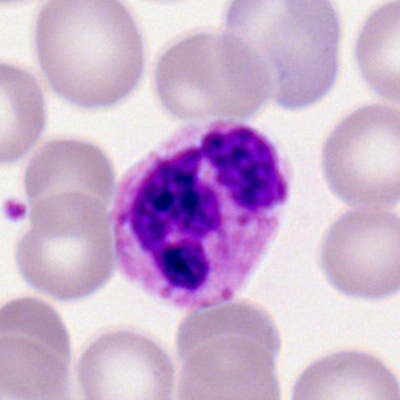
#> input picture module2/data/BAS_0001.tiff, 400 x 400 px, found by its file name
$ jupyter execute morphological_operations.ipynb
#> lines starting #> are read from the running program, lines starting #| are printed output that depends on the picture; after the words box and inside, x2 and y2 are one past the last pixel; in counts of white or black regions, pixels touching at a corner belong together
# Morphological operations

This part of the course is about operations to analyse shapes and form of objects.

Run the code making sure you understand the syntax. Complete the parts marked **TODO** either in the text or in the code.

## Setup

First, we need to import some packages so that their functions are available to us.

[cell 1]
import os                       # operating system operations like file paths etc
import numpy as np              # multidimensional arrays, linear algebra
from skimage import morphology  # morphological operations
from skimage import io          # to load and save data
from skimage import color       # color conversion utilities
from skimage.util import invert   # invert an image (if binary, black->white, white->black)
from skimage import img_as_ubyte # Convert an image to 8-bits
from skimage.filters import threshold_otsu # Otsu's thresholding method
import matplotlib.pyplot as plt # plotting


#path_to_images= './data'    # Local: where the images are relative to this notebook
path_to_images= os.path.join('Module2','data')    # Nuvolos: where the images are relative to this notebook

## Data loading and exploration

The data for this notebook is from the [Munich AML Morphology Dataset](https://www.cancerimagingarchive.net/collection/aml-cytomorphology_lmu/), which consists of single-cell images taken from blood of patients with Acute Myeloid Leukemia at the Münich University Hospital, using a digital microscope. Here, we're using an image of a basophil, a type of white blood cell (leukocyte).

So, let's load the image and look at it.

[cell 2]
# Load the Basophil image
image_file = os.path.join(path_to_images, 'BAS_0001.tiff')
img = io.imread(image_file)
#> img is the input picture: shape (400, 400, 4); mean R, G, B, A 202, 174.5, 207.8, 255
#print(img.shape)
img = np.delete(img,3,2) # remove the last channel (alpha)
#> img: shape (400, 400, 3)
#print(img.shape)

# Display the image
plt.figure()
plt.imshow(img)
plt.title('Original image')

## Image preprocessing

Morphological operations typically work on binary data (zeros = black pixels and ones = white pixels ), but here we have a color image. So let's convert to grayscale first, and then binarize the image.

[cell 3]
# Convert image to grayscale
gray_img = color.rgb2gray(img)
gray_img = invert(gray_img) # invert the image so that the cells are white
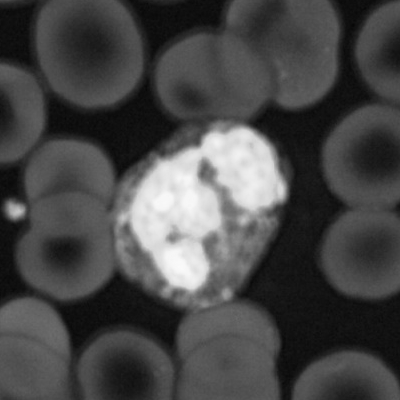
#> gray_img: shape (400, 400) float64; min 0.0289, max 0.982, mean 0.283
plt.imshow(gray_img)
plt.show()

# Binarize the grayscale image with a threshold
threshold = 0.4          # TODO Experiment with this your desired threshold value
binary_img = gray_img > threshold
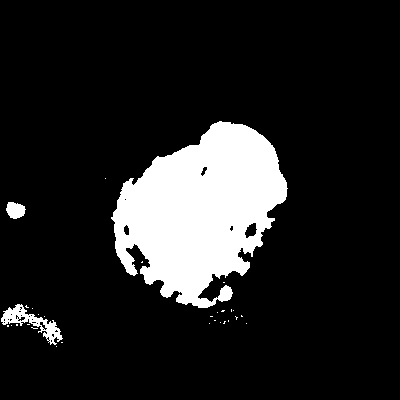
#> binary_img: shape (400, 400) bool; 13.5% white; 30 white regions (27 under 20 px), largest, box (x1, y1, x2, y2) and area: (111, 121, 288, 308) 20505, (1, 304, 63, 345) 766, (6, 202, 26, 219) 249
plt.imshow(binary_img)
plt.show()

# TODO try Otsu thresholding

**TODO**: Experiment with changing the threshold between 0 and 1, and observe the results. What happens with a threshold at 0.3? 0.4? 0.5? 0.6 ?

As you can see, it's not trivial to get the right threshold that shows only the basophil we are interested in, in the center of the image.

**TODO**: use Otsu thresholding from the scikit-image `filters` module, read the documentation [here](https://scikit-image.org/docs/stable/api/skimage.filters.html#skimage.filters.threshold_otsu)

## Structuring Elements

Let's examine how to create and display structuring elements.
The doc for this part is found in [skimage.morphology](https://scikit-image.org/docs/stable/api/skimage.morphology.html). Note that skimage calls SEs "footprints".

[cell 4]
# Let's  create a 3x3 square structuring element (SE). The set of the SE are the pixels that are 1.
se_size=(3,3)
my_se=morphology.footprint_rectangle(se_size)
print(f'Created structuring element of shape {my_se.shape}') # SEs are just numpy arrays

# Display SE with pixel boundaries
plt.pcolormesh(my_se, edgecolors='gray', linewidth=2, vmin=0, vmax=1,cmap='gray')
plt.xticks(np.arange(0, my_se.shape[1]))
plt.yticks(np.arange(0, my_se.shape[0]))
ax = plt.gca()
ax.set_aspect('equal')  # make image square
ax.invert_yaxis()       # match numpy convention top left is (0,0)

**TODO** create a disk SE (morphology.disk) and display it. Copy-paste the code from above and modify it.

## Erosion

We have a binary image, we have a structuring element, let's try eroding the image!

[cell 5]
# create a square 3x3 SE
se_size=(3,3)
my_se=morphology.footprint_rectangle(se_size)
print('SE')
print(my_se)


# Erode the binary image with the SE
eroded_img = morphology.erosion(binary_img, footprint=my_se)
#> eroded_img: shape (400, 400) bool; 12.3% white; 12 white regions (6 under 20 px), largest, box (x1, y1, x2, y2) and area: (113, 122, 286, 307) 19102, (7, 203, 24, 218) 179, (4, 305, 28, 323) 135, (219, 287, 231, 300) 114, (46, 323, 56, 339) 79, (34, 318, 42, 322) 20

# look at the result
fig, (ax1, ax2) = plt.subplots(1, 2, figsize=(10,4))
ax1.imshow(binary_img, cmap='gray')
ax1.set_title('Original')
ax1.axis('off')

ax2.imshow(eroded_img, cmap='gray')
ax2.set_title('Eroded')
ax2.axis('off')

plt.show()

print(f'The eroded image has {np.count_nonzero(eroded_img)} white pixels')
#| The eroded image has 19665 white pixels

**TODO**: experiment with various sizes of the structuring element (3,4,5,6...), as well as shapes. What works best to remove small blobs while preserving most of the basophil?

**TODO**: go back to your threshold choice. What is your optimal combination of threshold, SE shape, and SE size to recover most of the basophil, and the basophil alone?

## Dilation

We have seen that you can remove unwanted blobs with erosion. Now let's try dilation.

[cell 6]
# create a square 3x3 SE
se_size=(3,3)
my_se=morphology.footprint_rectangle(se_size)
print('SE')
print(my_se)


# Dilate the binary image with the SE
dilated_img = morphology.dilation(binary_img, footprint=my_se)
#> dilated_img: shape (400, 400) bool; 14.7% white; 15 white regions (8 under 20 px), largest, box (x1, y1, x2, y2) and area: (110, 120, 289, 309) 21792, (0, 303, 64, 348) 1278, (5, 201, 27, 220) 328

# look at the result
fig, (ax1, ax2) = plt.subplots(1, 2, figsize=(10,4))
ax1.imshow(binary_img, cmap='gray')
ax1.set_title('Original')
ax1.axis('off')

ax2.imshow(dilated_img, cmap='gray')
ax2.set_title('Dilated')
ax2.axis('off')

plt.show()

print(f'The dilated image has {np.count_nonzero(dilated_img)} white pixels')
#| The dilated image has 23593 white pixels

**TODO**: experiment with various sizes of the structuring element (3,4,5,6...), as well as shapes. What works best to close the holes in the basophil?

**TODO**: go back to your threshold choice. What is your optimal combination of threshold, SE shape, and SE size to recover most of the basophil, and the basophil alone?

Now, we can try to estimate the size of the basophil. We can count the number of white pixels (non-zero) as already implemented in the code above.

**TODO** Assuming the basophil is circular, that all pixels are part of the basophil, and using the formula `A = $\pi r^2$', where A is the area or surface, do you have enough data to estimate the diameter of the basophil (typically around 15 $\mu m$) ? Why or why not?

## Opening
Opening allows us to remove small objects from the foreground while preserving the size of the object of interest.

[cell 7]
# create a square 3x3 SE
se_size=(3,3)
my_se=morphology.footprint_rectangle(se_size)
print('SE')
print(my_se)


# Open the binary image with the SE
opened_img = morphology.opening(binary_img, footprint=my_se)
#> opened_img: shape (400, 400) bool; 13.3% white; 4 white regions, box (x1, y1, x2, y2) and area: (112, 121, 287, 308) 20274, (1, 304, 62, 340) 589, (6, 202, 25, 219) 247, (218, 286, 232, 301) 168

# look at the result
fig, (ax1, ax2) = plt.subplots(1, 2, figsize=(10,4))
ax1.imshow(binary_img, cmap='gray')
ax1.set_title('Original')
ax1.axis('off')

ax2.imshow(opened_img, cmap='gray')
ax2.set_title('Opened')
ax2.axis('off')

plt.show()

print(f'The Opened image has {np.count_nonzero(opened_img)} white pixels')
#| The Opened image has 21278 white pixels

**TODO**: experiment with various sizes of the structuring element (3,4,5,6...10), as well as shapes (disk). What works best to remove spurious parts of basophil and 'repair' the cell?

**TODO**: go back to your threshold choice. What is your optimal combination of threshold, SE shape, and SE size to recover most of the basophil, and the basophil alone?

**TODO** Compare the results with those from the erosion operator, qualitatively and quantitatively (number of white pixels). What do you notice?

## Closing

Closing enables us to close small holes that we don't want in foreground objects

[cell 8]
# create a square 3x3 SE
se_size=(3,3)
my_se=morphology.footprint_rectangle(se_size)
print('SE')
print(my_se)


# Open the binary image with the SE
closed_img = morphology.closing(binary_img, footprint=my_se)
#> closed_img: shape (400, 400) bool; 13.7% white; 19 white regions (16 under 20 px), largest, box (x1, y1, x2, y2) and area: (111, 121, 288, 308) 20577, (0, 304, 63, 347) 993, (6, 202, 26, 219) 250

# look at the result
fig, (ax1, ax2) = plt.subplots(1, 2, figsize=(10,4))
ax1.imshow(binary_img, cmap='gray')
ax1.set_title('Original')
ax1.axis('off')

ax2.imshow(closed_img, cmap='gray')
ax2.set_title('Closed')
ax2.axis('off')

plt.show()

print(f'The Closed image has {np.count_nonzero(closed_img)} white pixels')
#| The Closed image has 21865 white pixels

**TODO**: experiment with various sizes of the structuring element (3,4,5,6...10), as well as shapes (disk). What works best to close holes in the basophil?

**TODO**: go back to your threshold choice. What is your optimal combination of threshold, SE shape, and SE size to recover most of the basophil, and the basophil alone?

**TODO** Compare the results with those from the dilation operator, qualitatively and quantitatively (number of white pixels). What do you notice?

## Top hat transform

We can use the top hat transform to apply an SE that does NOT match the structures we want to keep. For example, we could want to recover the other cells rather than the big basophil in the center. We know that the basophil will not match a small SE. So let's use a white top hat (WTH) to remove it.

[cell 9]
# Binarize the grayscale image with a threshold, this time with a lower threshold to keep more of the cells apart from the basophil
threshold = 0.2        # Experiment with this your desired threshold value
binary_img_TH = gray_img > threshold
#> binary_img_TH: shape (400, 400) bool; 63.1% white; 30 black regions (16 under 20 px), largest, box (x1, y1, x2, y2) and area: (236, 0, 400, 400) 24145, (0, 0, 232, 181) 13893, (0, 155, 186, 400) 9552


# create a disk size 10 SE
se_size=10
y_se=morphology.disk(se_size)
#print('SE')
#print(my_se)


# Open the binary image with the SE
WTH_img = morphology.white_tophat(binary_img_TH, footprint=my_se)
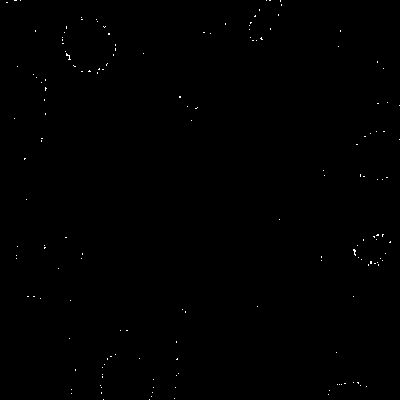
#> WTH_img: shape (400, 400) bool; 0.19% white in thin lines or dots

# look at the result
fig, (ax1, ax2) = plt.subplots(1, 2, figsize=(10,4))
ax1.imshow(binary_img_TH, cmap='gray')
ax1.set_title('Original')
ax1.axis('off')

ax2.imshow(WTH_img, cmap='gray')
ax2.set_title('WTH')
ax2.axis('off')

plt.show()

print(f'The WTH image has {np.count_nonzero(WTH_img)} white pixels')
#| The WTH image has 297 white pixels

**TODO**: experiment with various sizes of the structuring element (3,4,5,6...10), as well as shapes and threshold. What works best to remove the basophil ?

## Dealing with grayscale images

So far we've only dealt with binary images (black and white, all pixels 0 or 1), by thresholding grayscale images. But you can also apply morphological operators to grayscale images (e.g. that have pixel values from 0 to 255 for an 8-bit image). This requires a small change in the definition of the opening and closing operations, but the principles stay very much the same.

Here we show just the outline, but not that in practical implementation there will not be explicit thresholding at each level, which is inefficient computationally.
In scikit-image, you can just use directly the grayscale equivalent functions such as `closing()` instead of `binary_closing()` etc.

Principle:
1. Apply multiple thresholds to obtain a level set for each threshold
2. Use binary morphological operations on each level set
3. Reconstruct result via maximum operation

[cell 10]
# create a square 6x6 SE
se_size=(6,6)
my_se=morphology.footprint_rectangle(se_size)


# Convert the grayscale image to 8-bits to save time
# Assuming you have a grayscale image stored in the variable 'gray_img'
gray_img_8bits = img_as_ubyte(gray_img)
plt.imshow(gray_img_8bits)
plt.show()

# list all possible thresholds in the grayscale image
thresholds = np.unique(gray_img_8bits)
#> thresholds = 244 values from 7 to 250
print(f'There are {len(thresholds)} distinct thresholds')
#| There are 244 distinct thresholds

# For illustration let's pick the only 5 thresholds across the range, defined by percentiles of thresholds distribution
percentiles = [5, 25, 50, 75, 95]
selected_thresholds = np.round(np.percentile(thresholds, percentiles))
#> selected_thresholds = [19, 68, 128, 189, 238]
print(f'We will use these thresholds to build level sets: {selected_thresholds}')
#| We will use these thresholds to build level sets: [ 19.  68. 128. 189. 238.]

# Run over all thresholds and compute level sets, then apply binary morphological closing
for k, threshold in enumerate(selected_thresholds):
    # threshold here to obtain the level set
    this_level_set = gray_img_8bits >= threshold

    # Close the binary image with the SE
    this_closed_img = morphology.closing(this_level_set, footprint=my_se)

    fig, (ax1,ax2) = plt.subplots(1,2,figsize=(6, 5))
    ax1.imshow(this_level_set, cmap='gray')
    ax1.set_title(f'Threshold {threshold}')
    ax1.axis('off')
    ax2.imshow(this_closed_img, cmap='gray')
    ax2.set_title('Closed')
    ax2.axis('off')
#> this loop made 5 passes
#> threshold on passes 1 to 5: 19, 68, 128, 189, 238
#> pass 1, `this_closed_img = morphology.closing(this_level_set, footprint=my_se)`:
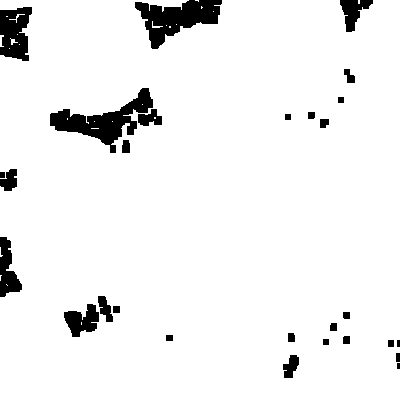
#> this_closed_img: shape (400, 400) bool; 94% white; 28 black regions (1 under 20 px), largest, box (x1, y1, x2, y2) and area: (50, 88, 153, 153) 2300, (135, 0, 222, 49) 2162, (0, 7, 32, 61) 1280
#> pass 2, `this_closed_img = morphology.closing(this_level_set, footprint=my_se)`:
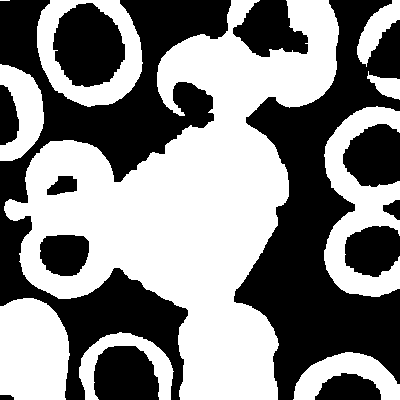
#> this_closed_img: shape (400, 400) bool; 52.4% white; 13 black regions, largest, box (x1, y1, x2, y2) and area: (0, 0, 231, 400) 28309, (234, 0, 400, 400) 27988, (53, 3, 125, 87) 4497
#> after the loop: this_level_set: shape (400, 400) bool; 0.89% white; 8 white regions (3 under 20 px), largest, box (x1, y1, x2, y2) and area: (164, 249, 196, 283) 519, (175, 173, 198, 216) 475, (152, 190, 174, 211) 313, (234, 151, 243, 159) 45, (214, 140, 219, 146) 24
plt.show()
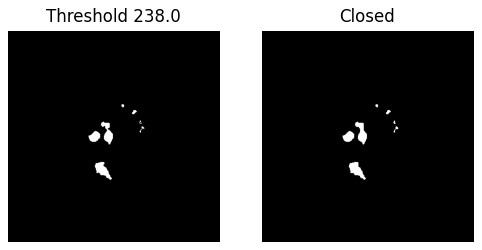
#> figure drawn by matplotlib, 2 panels

## Connected components analysis

Once your image is reasonably processed, you may want to know how many "distinct" or "separate" foreground objects your image has.

For demonstration purposes, let's take an easier image than the one we've been using so far.

[cell 11]
# Load and normalize the neuroblastoma image
image_file = os.path.join(path_to_images, 'neuroblastoma_5_orig_small.jpg')
img = io.imread(image_file)
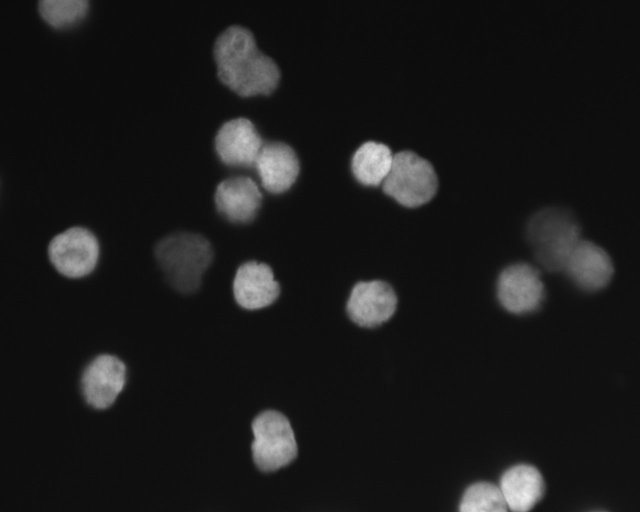
#> input picture module2/data/neuroblastoma_5_orig_small.jpg, 640 x 512 px, found by its file name
#> img is the input picture: shape (512, 640); min 11, max 238, mean 26.2
img = img/np.max(img) # normalize the image to [0,1]

# threshold the image
threshold = 0.15
binary_img = img > threshold
#> binary_img: shape (512, 640) bool; 12.4% white; 13 white regions, largest, box (x1, y1, x2, y2) and area: (494, 208, 615, 318) 7090, (212, 116, 302, 226) 6601, (348, 139, 439, 210) 4311

# detect connected components
labeled_img, num_labels = morphology.label(binary_img, background=0, return_num=True, connectivity=1)
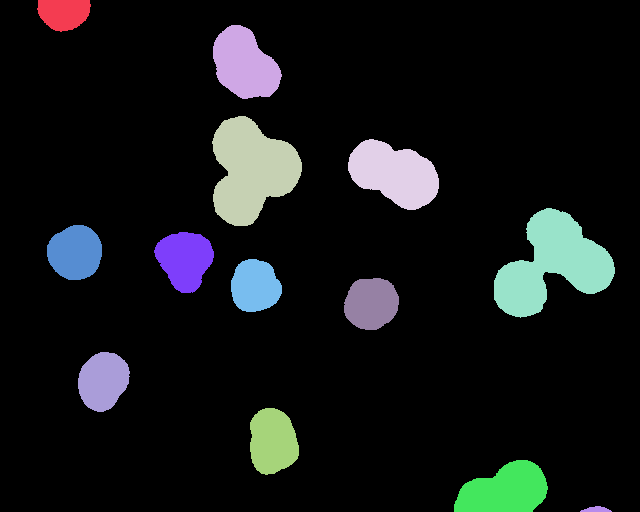
#> labeled_img: shape (512, 640) int32; 14 distinct labels, from 0 to 13; one colour per label, 0 black
#> num_labels = 13
print(f'Found {num_labels} connected components')
#| Found 13 connected components

fig, (ax1,ax2,ax3) = plt.subplots(1,3,figsize=(10, 7))

ax1.imshow(img, cmap='gray')
ax1.set_title(f'Original')
ax1.axis('off')
ax2.imshow(binary_img, cmap='gray')
ax2.set_title('Thresholded')
ax2.axis('off')
ax3.imshow(labeled_img, cmap='rainbow')
ax3.set_title('Labelled')
ax3.axis('off')

**TODO** Experiment with the threshold. How does the number of connected components change? What is the actual answer according to you? Can you improve upon manual thresholding with Otsu thresholding?

## Putting it all together - brain white matter volumetry

Now you have all the tools you need to apply to another image. Here we'll look at one 2D slice of a 3D brain T1-weighted (T1w) Magnetic Resonance Image. These are used routinely in clinical settings for many brain diseases such as Multiple Sclerosis, Alzheimer disease, etc. In T1w images, cerebro-spinal fluid is dark, gray matter is a little bit brighter, white matter is brighter, and fat is even brighter.

In this exercise, we want to quantify the volume of the white matter (WM) in one slice, assuming that each voxel is 1 mm x 1 mm x 1 mm. So each pixel is 1mm x 1 mm, with slice thickness 1mm. If you have 5 voxels of WM, the WM volume is 5 ml.

[cell 12]
# Load brain image
image_file_brain = os.path.join(path_to_images, 'MRIt1w.png')
img_b = io.imread(image_file_brain)
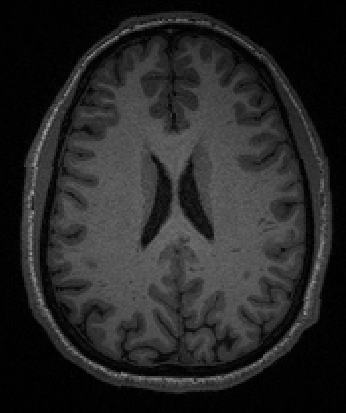
#> input picture module2/data/MRIT1w.png, 346 x 413 px, found by its file name
#> img_b is the input picture: shape (413, 346, 4); mean R, G, B, A 38.4, 38.4, 38.4, 255
img_b = np.delete(img_b,3,2) # remove the last channel (alpha)
#> img_b: shape (413, 346, 3)
img_b = color.rgb2gray(img_b) # convert to grayscale
#> img_b: shape (413, 346) float64


# threshold to get only white matter
threshold = 0.25         # Experiment with this your desired threshold value
binary_img_b = np.array(img_b > threshold,dtype=np.float32)
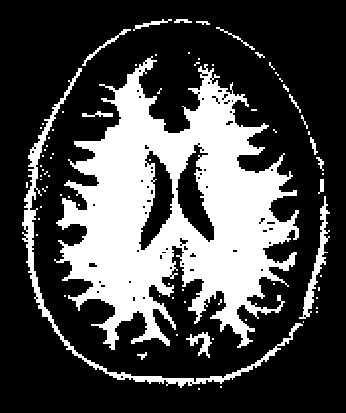
#> binary_img_b: shape (413, 346) float32; values 0 (black) and 1 (white), 28.6% white; 77 white regions (59 under 20 px), largest, box (x1, y1, x2, y2) and area: (54, 56, 299, 350) 35443, (22, 68, 303, 388) 3106, (299, 196, 330, 319) 780
print(binary_img_b.shape)
#| (413, 346)
print(binary_img_b.shape)
#| (413, 346)

fig, (ax1, ax2) = plt.subplots(1, 2, figsize=(10,4))
ax1.imshow(img_b, cmap='gray')
ax1.set_title('Original')

ax2.imshow(binary_img_b,cmap='gray')
ax2.set_title('Tresholded white matter')
